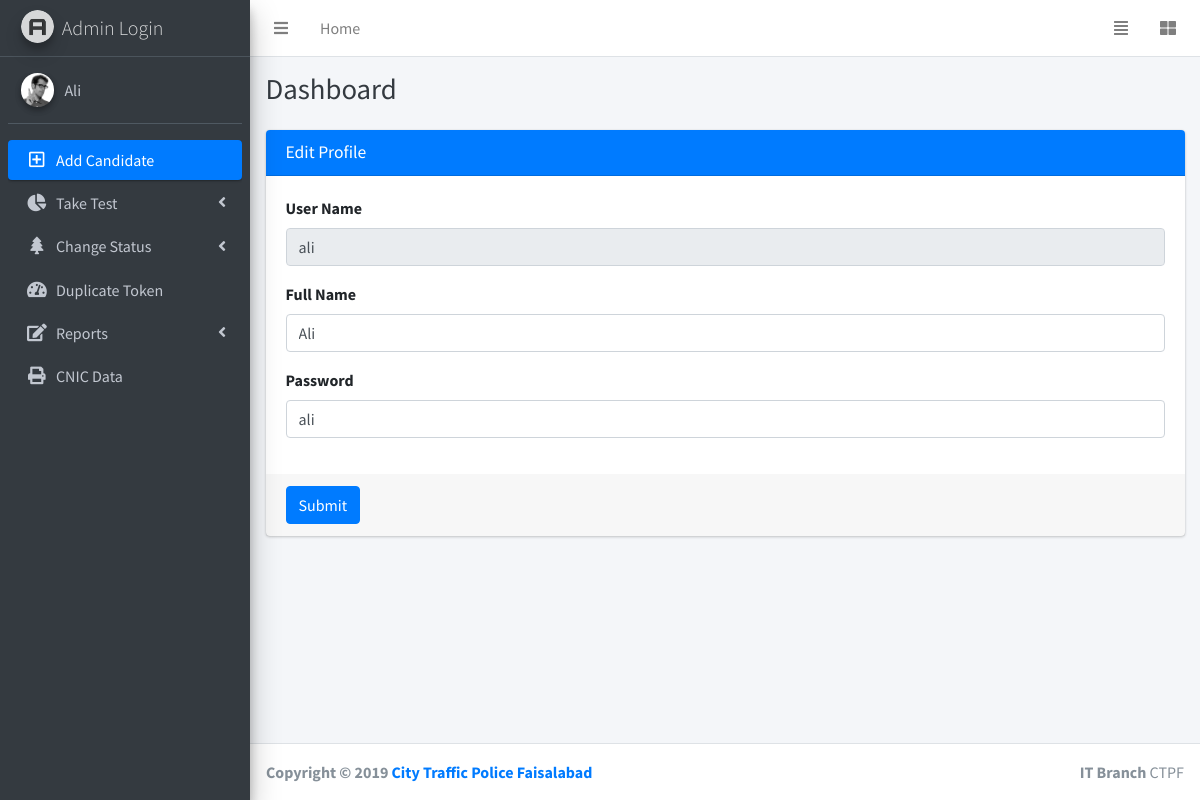
The page /Profile.php (signed in) on the database its author committed.
### tables this page shows
CREATE TABLE `users` (
  `id` int(100) NOT NULL,
  `username` varchar(100) NOT NULL,
  `email` varchar(100) NOT NULL,
  `password` varchar(100) NOT NULL,
  `role` varchar(100) NOT NULL,
  `date` timestamp NOT NULL DEFAULT current_timestamp()
);

### Profile.php (the view, shortened to what this page needs)
<?php session_start();
require_once('sessionSet.php');
?>
<!DOCTYPE html>
<html>
<?php include_once('Head.php')?>
<body class="hold-transition sidebar-mini layout-fixed">
    <div class="wrapper">
        <?php include('topNav.php') ?>
        <?php include ('sidebar.php')?>
        <div class="content-wrapper">
            <div class="content-header">
                <div class="container-fluid">
                    <div class="row mb-2">
                        <div class="col-sm-6">
                            <h1 class="m-0 text-dark">Dashboard</h1>
                        </div>
                    </div>
                </div>
            </div>
            <section class="content">
                <div class="container-fluid">
                    <div class="row">
                        <div class="col-12">
                            <div class="card card-primary">
                                <div class="card-header">
                                    <h3 class="card-title">Edit Profile</h3>
                                </div>
                                <?php
if(isset($_SESSION['Email']))
{
	$userEmailSession= $_SESSION['Email'];
    $complaintDataQ = "select * from users where email='$userEmailSession'";
    $complaintDataQR = mysqli_query($con,$complaintDataQ);
    $complaintDataRow = mysqli_fetch_assoc($complaintDataQR);
    $userFullName=$complaintDataRow['username'];
    $userEmail = $complaintDataRow['email'];
    $userPassword = $complaintDataRow['password'];
}
?>
                                <form role="form" method="post" action="updateUser.php">
                                    <div class="card-body">
                                        <div class="form-group">
                                            <label for="InputEmail">User Name</label>
                                            <input type="text" class="form-control" id="InputEmail" placeholder="Enter User Name" name="email" value="<?php echo $userEmail; ?>" readonly> </div>
                                        <div class="form-group">
                                            <label for="InputFullName">Full Name</label>
                                            <input type="text" class="form-control" id="InputFullName" placeholder="Enter email" name="username" value="<?php echo $userFullName; ?>"> </div>
                                        <div class="form-group">
                                            <label for="InputPassword">Password</label>
                                            <input type="text" class="form-control" id="InputPassword" placeholder="Password" name="password" value="<?php echo $userPassword; ?>"> </div>
                                    </div>
                                    <div class="card-footer">
                                        <button type="submit" class="btn btn-primary" name="submit">Submit</button>
                                    </div>
                                </form>
                            </div>
                        </div>
                    </div>
                </div>
            </section>
        </div>
        <?php include ('footer.php')?>
    </div>
</body>
</html>

### rows shown on the page
users: email "ali", username "Ali", password "ali"

### other values the page prints
$userRole "Admin"
$userName "Ali"
